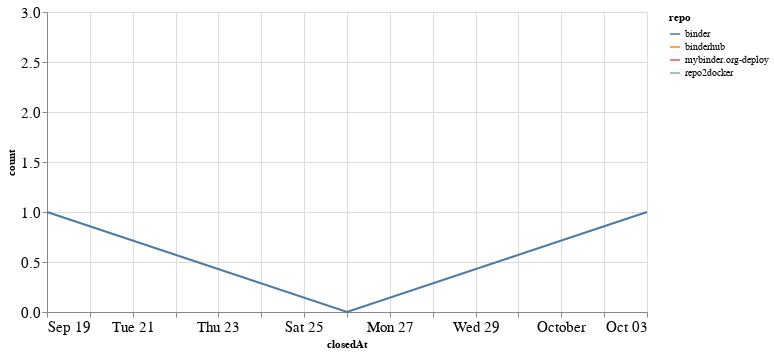

Notebook code cell kept with this figure:
### Code cell
closed_by_time = closed_by.groupby('repo').resample('W', on='closedAt').count()['author'].reset_index()
closed_by_time = closed_by_time.rename(columns={'author': 'count'})

alt.Chart(closed_by_time, width=600).mark_line().encode(
    x='closedAt',
    y='count',
    color='repo',
    tooltip="repo"
)

### Figure 1 — Vega-Lite specification as saved in the notebook (floating-point values rounded to 4 significant figures)
{"config": {"axisLeft": {"labelFontSize": 15}, "axisBottom": {"labelFontSize": 15}}, "data": {"name": "data-221709e98a0b42262f73fa78f5463287"}, "mark": "line", "encoding": {"color": {"type": "nominal", "field": "repo"}, "tooltip": {"type": "nominal", "field": "repo"}, "x": {"type": "temporal", "field": "closedAt"}, "y": {"type": "quantitative", "field": "count"}}, "width": 600, "$schema": "https://vega.github.io/schema/vega-lite/v4.8.1.json", "datasets": {"data-221709e98a0b42262f73fa78f5463287": [{"repo": "binder", "closedAt": "2021-09-19T00:00:00", "count": 1}, {"repo": "binder", "closedAt": "2021-09-26T00:00:00", "count": 0}, {"repo": "binder", "closedAt": "2021-10-03T00:00:00", "count": 1}, {"repo": "binderhub", "closedAt": "2021-10-03T00:00:00", "count": 1}, {"repo": "mybinder.org-deploy", "closedAt": "2021-09-26T00:00:00", "count": 3}, {"repo": "repo2docker", "closedAt": "2021-09-19T00:00:00", "count": 1}]}}
